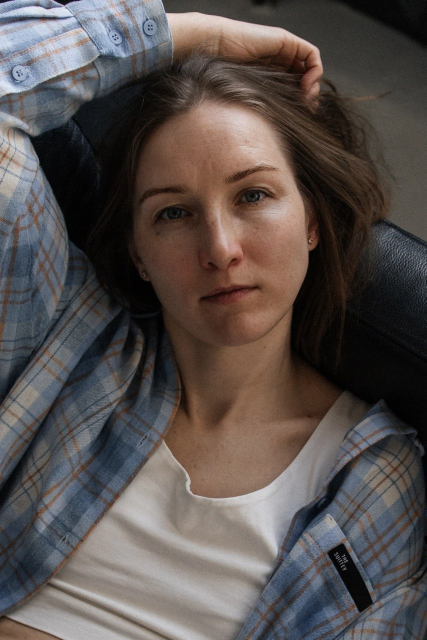
#> input picture assets/photographer.jpg, 853 x 1280 px, found by its file name (shown at 1/2 size)
$ python make-og-image.py
#> lines starting #> are read from the running program, lines starting #| are printed output that depends on the picture
#!/usr/bin/env python3
"""
Генерирует og-image.jpg (1200×630) для Open Graph / Telegram / Facebook.
Использует photographer.jpg, делает head-crop до 1200×630
и накладывает плашку с именем.

Запуск: python3 scripts/make-og-image.py
"""
from PIL import Image, ImageDraw, ImageFilter, ImageFont
import os

W, H = 1200, 630
SRC = 'assets/photographer.jpg'
OUT = 'assets/og-image.jpg'


def load_font(size, bold=False):
    """Пытаемся найти системные шрифты. Если нет — fallback."""
    candidates = []
    if bold:
        candidates += [
            '/System/Library/Fonts/Supplemental/Arial Bold.ttf',
            '/Library/Fonts/Arial Bold.ttf',
        ]
    else:
        candidates += [
            '/System/Library/Fonts/Supplemental/Arial.ttf',
            '/Library/Fonts/Arial.ttf',
        ]
    for path in candidates:
        if os.path.exists(path):
            return ImageFont.truetype(path, size)
    return ImageFont.load_default()


def main():
    if not os.path.exists(SRC):
        print(f'Нет {SRC}', flush=True)
        return
    src = Image.open(SRC).convert('RGB')
#> src is the input picture: PIL image 853x1280 RGB; mean R, G, B 88, 80.3, 77.8
    sw, sh = src.size
#> sw = 853; sh = 1280
    print(f'Источник: {sw}×{sh}')
#| Источник: 853×1280

    # Head-crop: оставим верхнюю часть портрета (где лицо),
    # обрежем до квадрата по центру, потом впишем в 1200×630.
    # У вертикального 853×1280 лицо обычно в верхней трети.
    # Берём квадрат с центром выше середины (1/3 высоты).
    side = min(sw, sh)  # 853
#> side = 853
    left = (sw - side) // 2
#> left = 0
    top = int(sh * 0.12)  # начинаем чуть выше
#> top = 153
    src = src.crop((left, top, left + side, top + side))
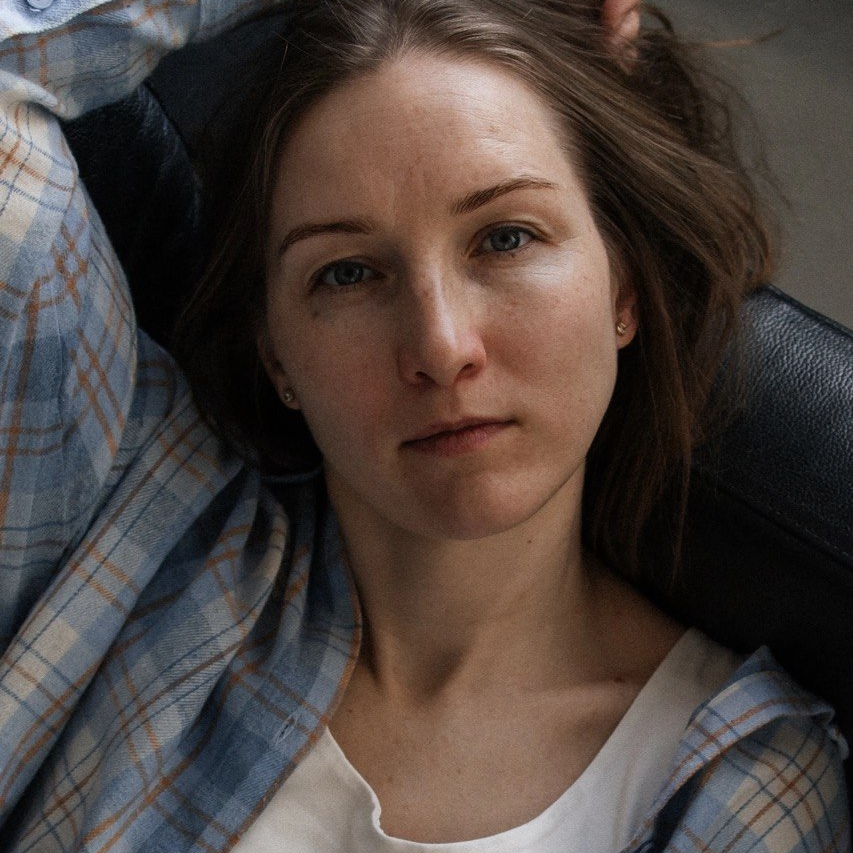
#> src: PIL image 853x853 RGB; mean R, G, B 77, 66.5, 61.8
    # src теперь 853×853, лицо примерно по центру

    # Resize до 1200×630 с сохранением пропорций (cover) + crop по бокам
    # Целевое соотношение: 1200/630 ≈ 1.905
    # Исходное: 1.0 (квадрат)
    # Нам нужно расширить по бокам — поэтому scale до высоты 630, потом обрежем бока до 1200.
    scale = H / 853
    new_w = int(853 * scale)  # ≈ 630
    src = src.resize((new_w, H), Image.LANCZOS)
#> src: PIL image 630x630 RGB
    # обрезаем симметрично до 1200
    if new_w < W:
        # надо расширить — не может быть, т.к. H/side = 630/853 = 0.738 → 853*0.738=630
        # фактически new_w == 630
        # значит картинка УЖЕ, чем 1200. Решение: padding по бокам.
        canvas = Image.new('RGB', (W, H), (58, 74, 46))  # --olive
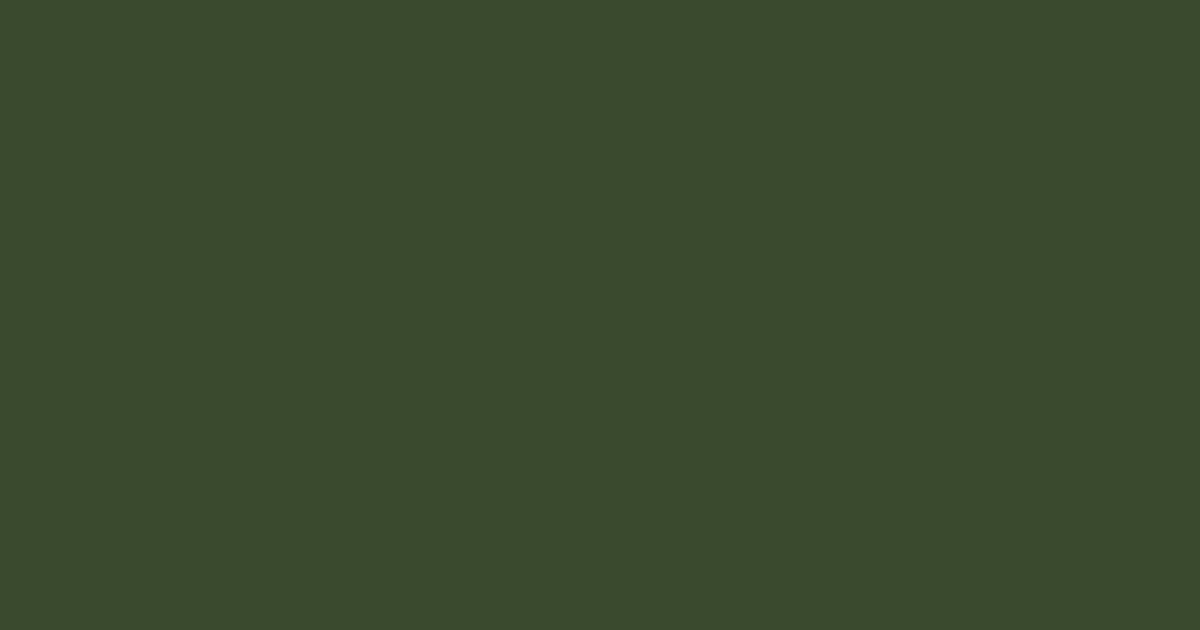
#> canvas: PIL image 1200x630 RGB; mean R, G, B 58, 74, 46
        x = (W - new_w) // 2
        canvas.paste(src, (x, 0))
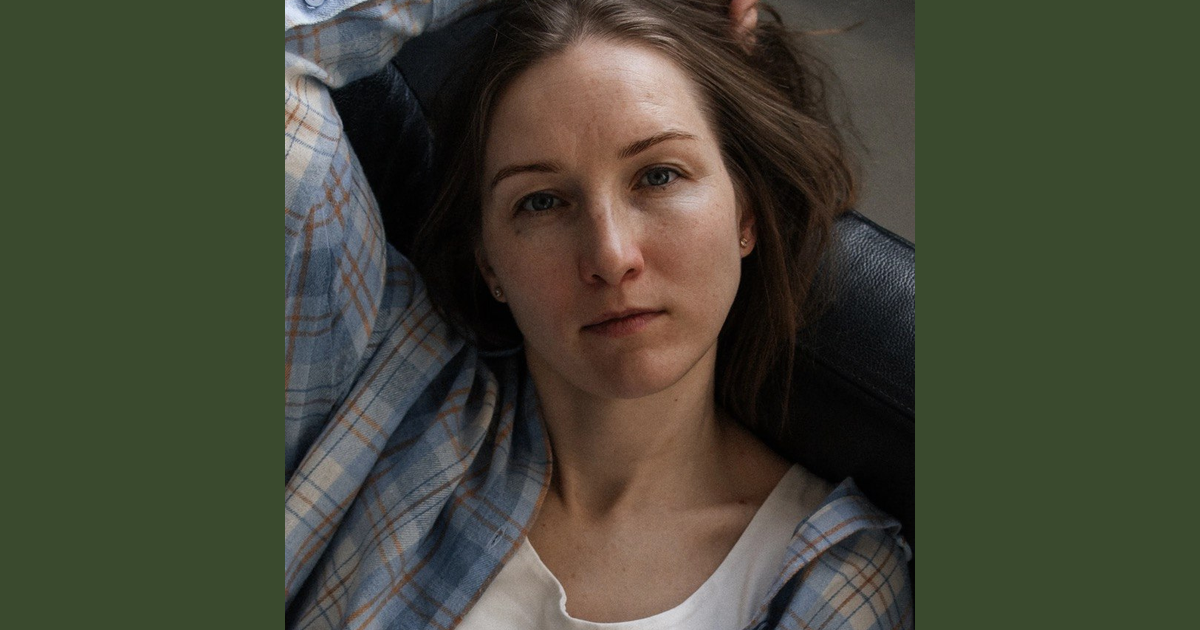
#> canvas: PIL image 1200x630 RGB; mean R, G, B 68, 70, 54.3
        src = canvas
    elif new_w > W:
        # обрезаем центр
        x = (new_w - W) // 2
        src = src.crop((x, 0, x + W, H))

    print(f'После обработки: {src.size}')
#| После обработки: (1200, 630)

    # Лёгкий затемняющий градиент снизу — для читаемости текста
    overlay = Image.new('RGBA', (W, H), (0, 0, 0, 0))
#> overlay: PIL image 1200x630 RGBA; every value is 0
    draw = ImageDraw.Draw(overlay)
    # градиент от 0 (прозрачно) вверху до ~180 (тёмный) снизу
    for y in range(H):
        if y < H * 0.55:
            a = 0
        else:
            # от 0 на 55% до 170 на 100%
            t = (y - H * 0.55) / (H * 0.45)
            a = int(170 * min(1, t))
        draw.line([(0, y), (W, y)], fill=(0, 0, 0, a))
    src = src.convert('RGBA')
#> src: PIL image 1200x630 RGBA
    src = Image.alpha_composite(src, overlay)
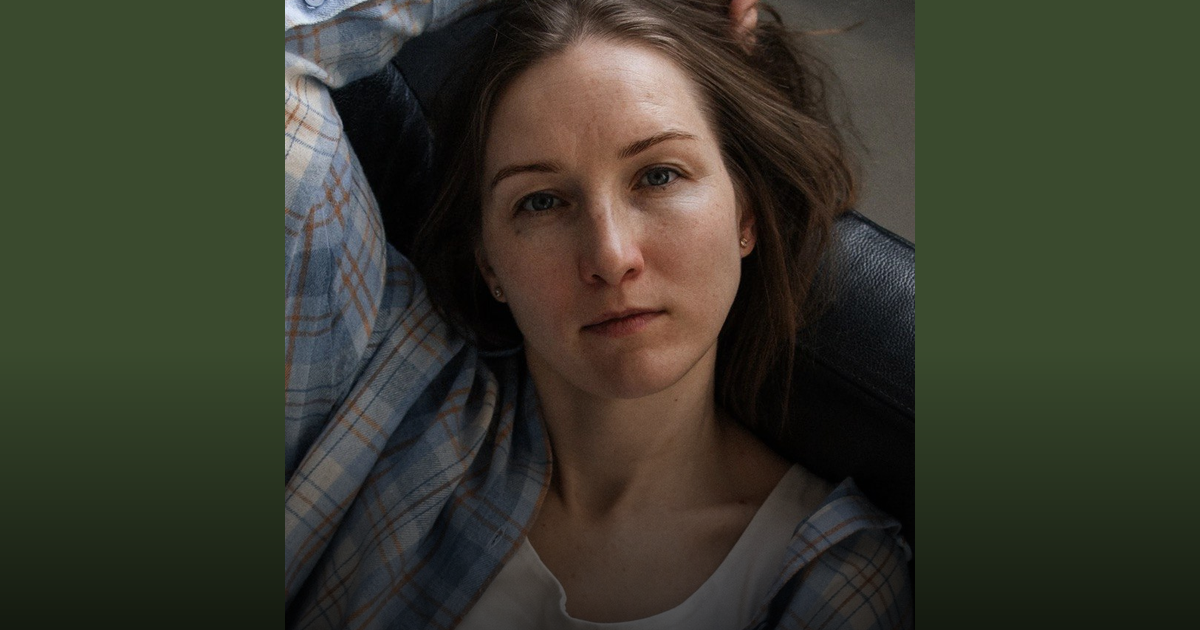
#> src: PIL image 1200x630 RGBA; mean R, G, B, A 56.8, 58.3, 44.8, 255
    src = src.convert('RGB')
#> src: PIL image 1200x630 RGB

    # Текст плашка
    draw = ImageDraw.Draw(src)
    # Имя (рукописный шрифт Caveat доступен в Google Fonts — скачаем или используем системный)
    # Системного рукописного обычно нет, берём жирный sans
    title_font = load_font(72, bold=True)
    sub_font = load_font(28, bold=False)

    title = 'Надя ✿ семейный фотограф'
    sub = 'Минск · плёночная, тёплая, настоящая'

    # title
    bbox = draw.textbbox((0, 0), title, font=title_font)
#> bbox = (0, 3, 111, 10)
    tw = bbox[2] - bbox[0]
#> tw = 111
    th = bbox[3] - bbox[1]
#> th = 7
    tx = (W - tw) // 2
#> tx = 544
    ty = H - th - 90
#> ty = 533
    # лёгкая "тень" для контраста
    for off in [(2, 2), (-2, 2), (2, -2), (-2, -2)]:
        draw.text((tx + off[0], ty + off[1]), title, font=title_font,
                  fill=(0, 0, 0, 200))
    draw.text((tx, ty), title, font=title_font, fill=(244, 233, 212))  # --paper

    # sub
    bbox = draw.textbbox((0, 0), sub, font=sub_font)
#> bbox = (0, 3, 158, 11)
    sw_t = bbox[2] - bbox[0]
#> sw_t = 158
    sh_t = bbox[3] - bbox[1]
#> sh_t = 8
    sx = (W - sw_t) // 2
#> sx = 521
    sy = ty + th + 8
#> sy = 548
    draw.text((sx, sy), sub, font=sub_font, fill=(244, 233, 212))

    # Сохраняем
    src.save(OUT, 'JPEG', quality=85, optimize=True, progressive=True)
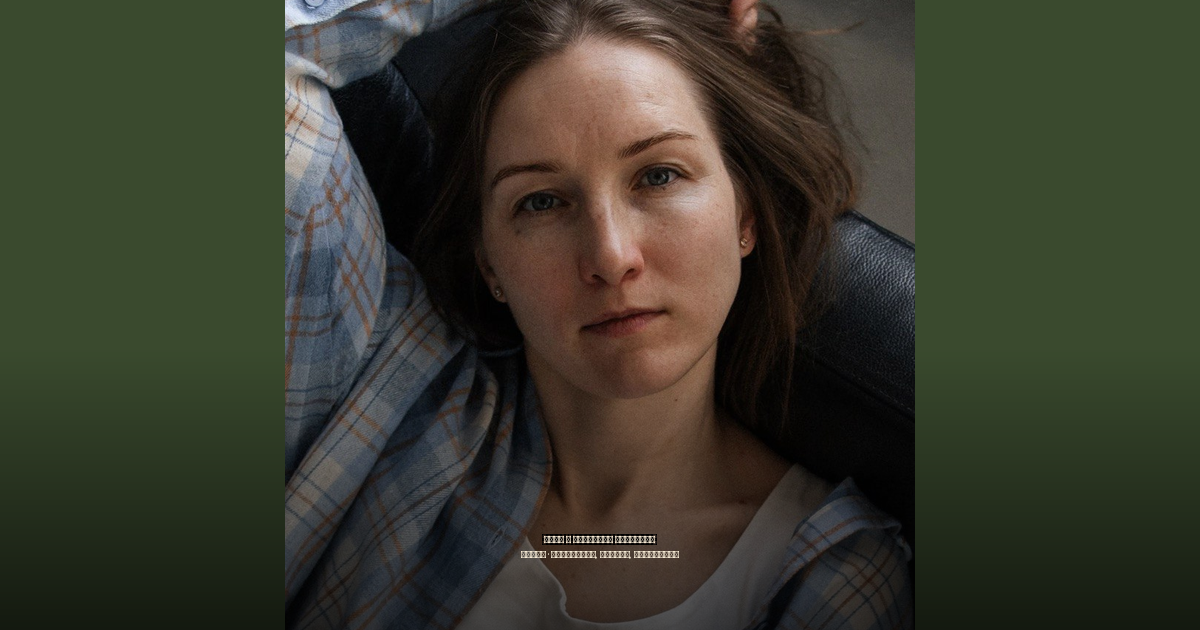
#> saved as og-image.jpg: PIL image 1200x630 RGB; mean R, G, B 56.9, 58.5, 45
    size = os.path.getsize(OUT)
    print(f'OK: {OUT} ({W}×{H}, {size//1024} KB)')


if __name__ == '__main__':
    main()
